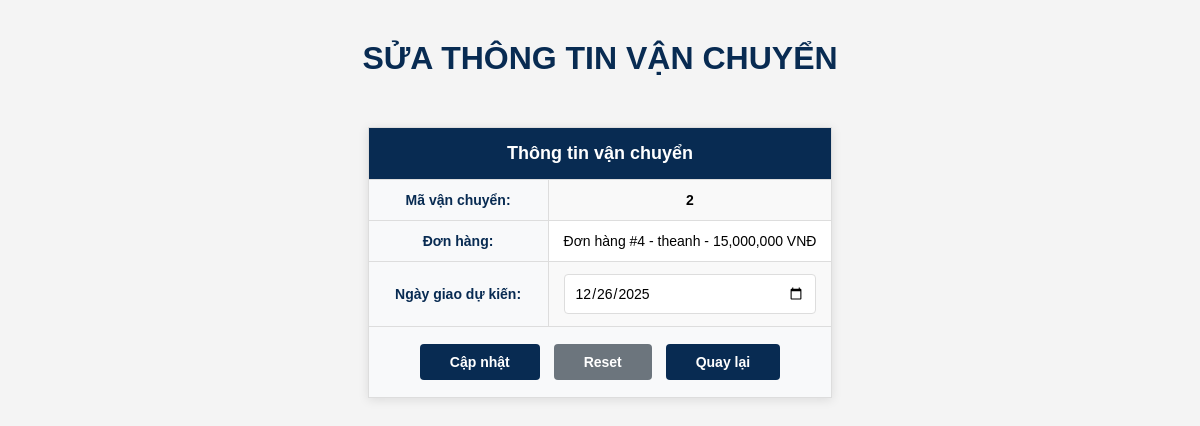
Page /vanchuyen/vanchuyen_edit.php?mavc=2 (signed in) on the committed database.
### tables this page shows
CREATE TABLE `vanchuyen` (
  `mavc` int(10) NOT NULL,
  `madh` int(10) NOT NULL,
  `makh` int(10) NOT NULL,
  `ngaygiao` date NOT NULL
);

CREATE TABLE `khachhang` (
  `makh` int(10) NOT NULL,
  `tenkh` varchar(50) NOT NULL,
  `diachi` varchar(50) DEFAULT NULL,
  `sdt` varchar(30) DEFAULT NULL
);

CREATE TABLE `donhang` (
  `madh` int(10) NOT NULL,
  `makh` int(10) NOT NULL,
  `ngaydat` date NOT NULL,
  `manv` int(10) NOT NULL,
  `trigia` double NOT NULL
);

### vanchuyen/vanchuyen_edit.php (the view, shortened to what this page needs)
<!DOCTYPE html>
<html lang="vi">
<head>
    <link rel="stylesheet" href="../css/nv.css">
</head>
<body>
    <h1 align="center">SỬA THÔNG TIN VẬN CHUYỂN</h1>
    <?php
        $conn = mysqli_connect("localhost", "root", "", "qlshopdienthoai");
        mysqli_set_charset($conn, "utf8");
        $mavc = isset($_REQUEST["mavc"]) ? $_REQUEST["mavc"] : "";
        $sql_select = "SELECT vc.mavc, vc.madh, vc.makh, vc.ngaygiao,
                              kh.tenkh, dh.trigia
                       FROM vanchuyen vc
                       JOIN khachhang kh ON vc.makh = kh.makh
                       JOIN donhang dh ON vc.madh = dh.madh
                       WHERE vc.mavc = '$mavc'";
        $result = mysqli_query($conn, $sql_select);
        $row = mysqli_fetch_object($result);
    ?>
    <form action="vanchuyen_edit_save.php" method="post">
        <table border="1" align="center">
            <tr>
                <td colspan="2" align="center">Thông tin vận chuyển</td>
            </tr>
            <tr>
                <td>Mã vận chuyển:</td>
                <td><strong><?php echo $row->mavc; ?></strong></td>
            </tr>
            <tr>
                <td>Đơn hàng:</td>
                <td>Đơn hàng #<?php echo $row->madh; ?> - <?php echo $row->tenkh; ?> - <?php echo number_format($row->trigia); ?> VNĐ</td>
            </tr>
            <tr>
                <td>Ngày giao dự kiến:</td>
                <td>
                    <input type="date" name="ngaygiao" value="<?php echo $row->ngaygiao; ?>" required>
                </td>
            </tr>
            <tr>
                <td colspan="2" align="center">
                    <input type="submit" value="Cập nhật">
                    <input type="reset" value="Reset">
                    <input type="button" value="Quay lại" onclick="window.location.href='vanchuyen.php'">
                </td>
            </tr>
        </table>
    </form>
</body>
</html>

### css/nv.css (style rules this page uses)
* { margin: 0; padding: 0; box-sizing: border-box; font-family: Arial, sans-serif; }
body { background-color: #f4f4f4; padding: 20px 0; }
h1 { color: rgb(8, 43, 82); text-align: center; margin: 20px 0; font-size: 32px; text-transform: uppercase; font-weight: bold; }
table { background: white; border-collapse: collapse; box-shadow: 0 2px 10px rgba(0, 0, 0, 0.1); margin: 0 auto; }
table td { padding: 12px 15px; border: 1px solid #ddd; font-size: 14px; text-align: center; }
table tr:nth-child(even) { background-color: #f9f9f9; }
table tr:last-child td { background: #e8f4f8; font-weight: bold; color: rgb(8, 43, 82); }
form table { max-width: 600px; margin: 50px auto; }
form table tr:first-child td { background: rgb(8, 43, 82); color: white; font-size: 18px; font-weight: bold; padding: 15px; text-align: center; }
form table td { padding: 12px 15px; }
form table td:first-child { font-weight: bold; color: rgb(8, 43, 82); width: 180px; background: #f8f9fa; }
form input[type="text"], form input[type="password"], form input[type="number"], form input[type="date"], form input[type="file"], select { width: 100%; padding: 10px; border: 1px solid #ddd; border-radius: 4px; font-size: 14px; }
form input[type="submit"], form input[type="reset"], form input[type="button"] { background: rgb(8, 43, 82); color: white; border: none; padding: 10px 30px; border-radius: 4px; font-size: 14px; font-weight: bold; cursor: pointer; margin: 5px; }
form input[type="reset"] { background: #6c757d; }

### rows in the picture
vanchuyen: mavc "2", madh "4", makh.tenkh "theanh", madh.trigia "15,000,000", ngaygiao "12/26/2025"
